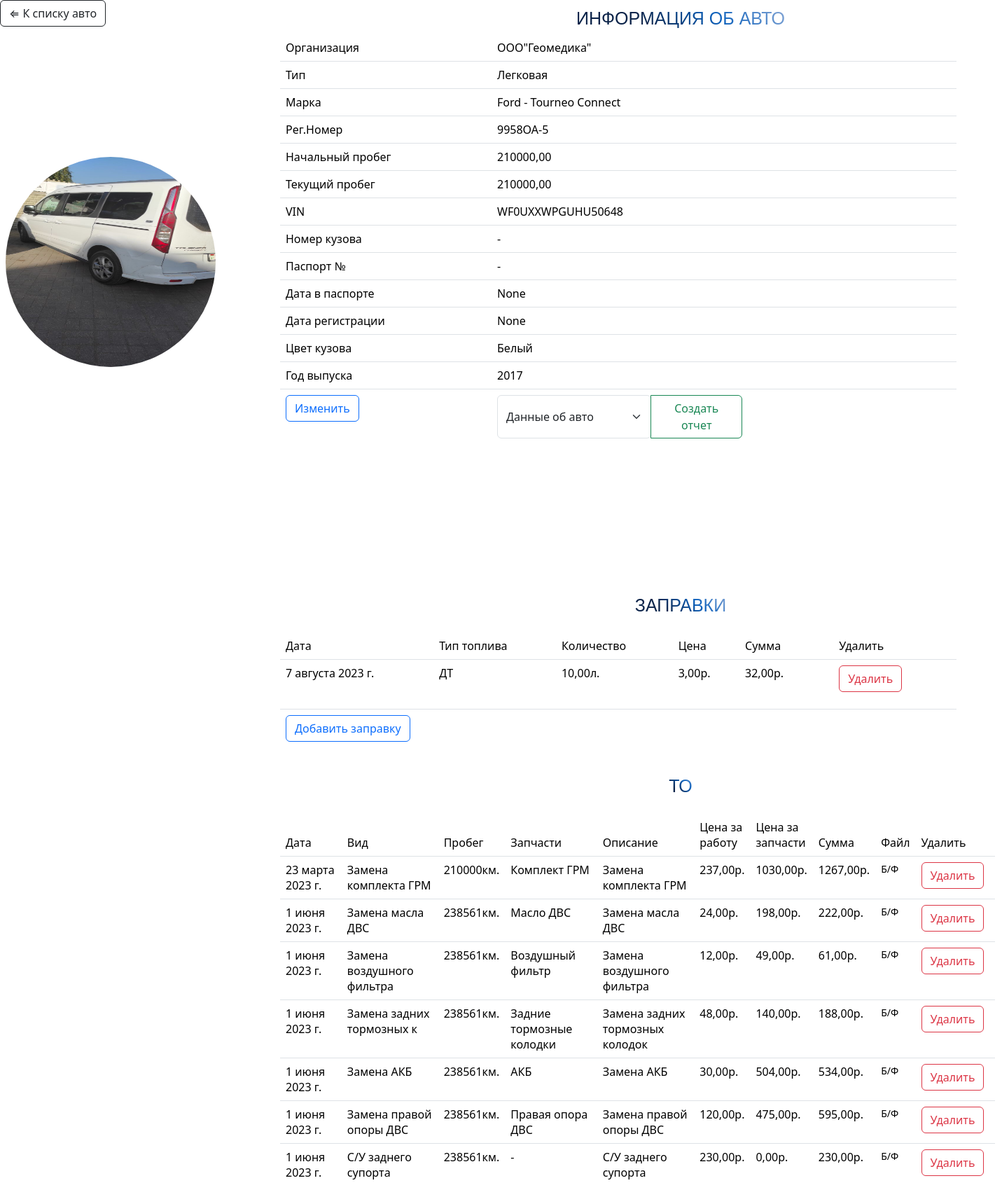
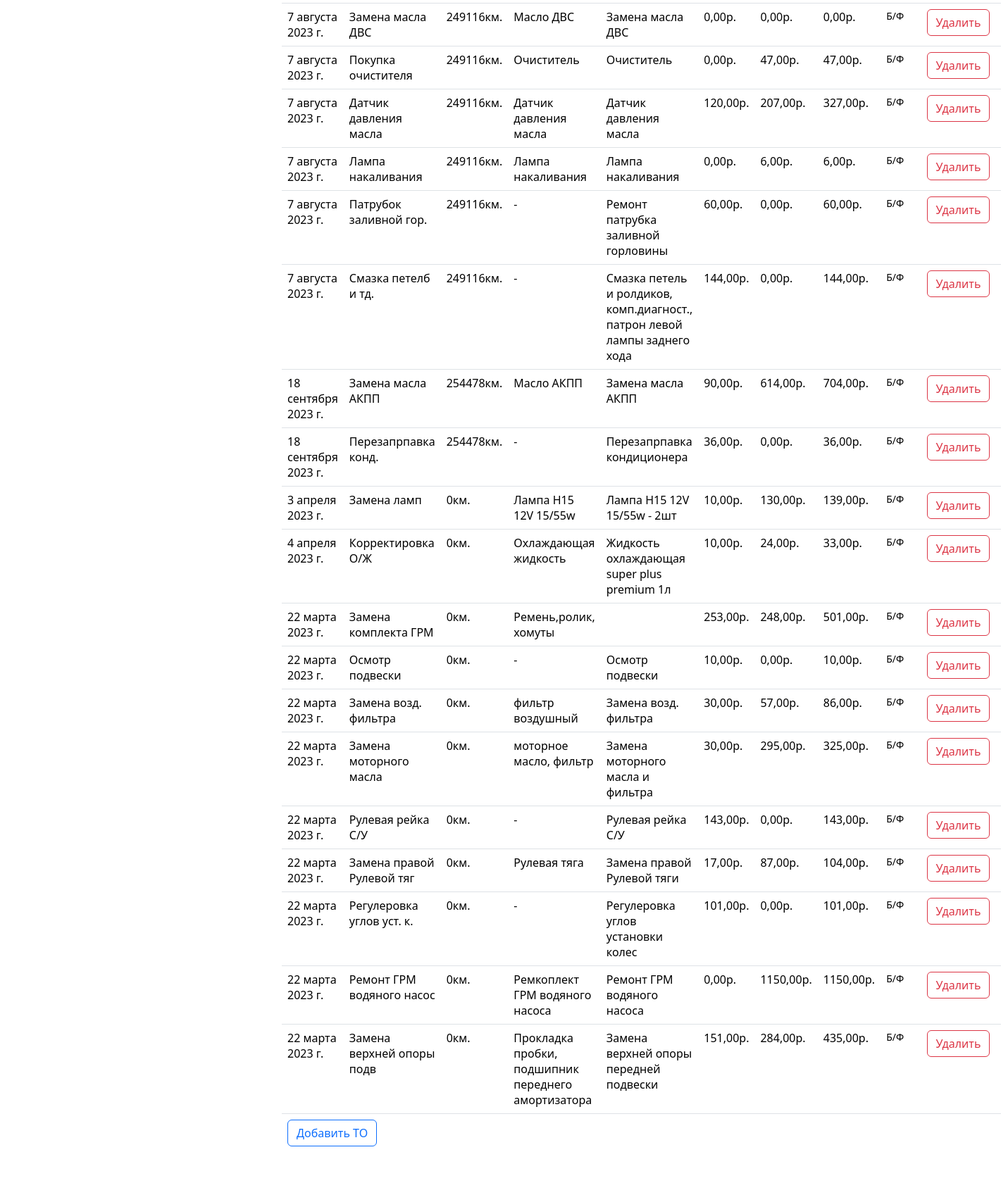
/car/1/, run on the app's committed database (2 pictures, top to bottom).
### Park/models.py (models this page shows, shortened)
class Car(models.Model):
    CLS = (
        ('Легковая', 'Легковая'),
        ('Грузовая', 'Грузовая'),
        ('Прицеп', 'Прицеп'),
    )
    id = models.IntegerField(editable=False, blank=False, null=False, primary_key=True, auto_created=True)
    photo = models.ImageField(blank=True, upload_to='media/car_photo')
    organization = models.ForeignKey(Organisation, blank=True, on_delete=models.CASCADE)
    type = models.CharField(choices=CLS, max_length=250, blank=True)
    mark = models.ForeignKey(CarMark, blank=True, on_delete=models.CASCADE)
    registration_number = models.CharField(max_length=8, blank=True)
    start_mileage = models.DecimalField(max_digits=15, decimal_places=2, blank=True)
    current_mileage = models.DecimalField(max_digits=15, decimal_places=2,null=True, blank=True)
    VIN = models.CharField(max_length=30, blank=True, null=True)
    board_number = models.CharField(max_length=30, blank=True, null=True)
    passport_number = models.CharField(max_length=30, blank=True, null=True)
    pasport_date = models.DateField(blank=True, null=True)
    registration_date = models.DateField(blank=True, null=True)
    board_color = models.CharField(max_length=15, blank=True)
    year = models.IntegerField(blank=True, null=True)

class Organisation(models.Model):
    FORMS = (
        ('ООО', 'ООО'),
        ('ОAО', 'ОAО'),
        ('ИП', 'ИП'),
        ('ЧП', 'ЧП'),
        ('АКБ', 'АКБ'),
        ('ЗАО', 'ЗАО'),
        ('НПО', 'НПО'),
        ('НПП', 'НПП'),
        ('ТОО', 'ТОО'),
        ('ГУП', 'ГУП'),
    )
    ACTIVE = (
        ('Да', 'Да'),
        ('Нет', 'Нет'),
    )
    name = models.CharField(max_length=250)
    form = models.CharField(choices=FORMS, max_length=250, blank=True)
    active = models.CharField(choices=ACTIVE, max_length=250, blank=True)
    def __str__(self):
        return self.form + '"' + self.name + '"'

class CarMark(models.Model):
    name = models.CharField(max_length=250, blank=True)
    model = models.CharField(max_length=250, blank=True)
    def __str__(self):
        return self.name + ' - ' + str(self.model)

class Gas(models.Model):
    GAS = (
        ('АИ-80','АИ-80'),
        ('АИ-92', 'АИ-92'),
        ('АИ-95', 'АИ-95'),
        ('АИ-95+', 'АИ-95+'),
        ('АИ-98', 'АИ-98'),
        ('АИ-100', 'АИ-100'),
        ('ДТ', 'ДТ'),
    )
    Car_g = models.ForeignKey(Car, blank=True, on_delete=models.CASCADE)
    date_g = models.DateField(blank=True)
    gas_type = models.CharField(choices=GAS,max_length=25, blank=True)
    RBF = models.DecimalField(max_digits=5, decimal_places=2, blank=True)
    ammount = models.DecimalField(max_digits=5, decimal_places=2, blank=True)
    price = models.DecimalField(max_digits=5, decimal_places=2, blank=True)
    summ_g = models.DecimalField(editable=False, max_digits=5, decimal_places=2, blank=True)

class Maintenance(models.Model):
    Car_m = models.ForeignKey(Car, blank=True, on_delete=models.CASCADE)
    date_m = models.DateField(blank=True)
    type_m = models.CharField(max_length=50, blank=True)
    millage = models.IntegerField(blank=True)
    spare_parts = models.CharField(max_length=250, blank=True)
    description = models.CharField(max_length=1500, blank=True)
    price_of_work = models.DecimalField(max_digits=10, decimal_places=2, blank=True)
    price_of_spare_parts = models.DecimalField(max_digits=10, decimal_places=2, blank=True)
    summ = models.DecimalField(editable=False,max_digits=10, decimal_places=2, blank=True)
    file = models.FileField(upload_to='media/files', blank=True, null=True)

### Park/views.py (the view)
# urls.py: path('car/<int:pk>/', CarDetailView.as_view(), name='car_info'),
class CarDetailView(DetailView):
    model = Car
    template_name = 'car_info.html'
    context_object_name = 'car_inf'
    def get_context_data(self, **kwargs):
        context = super().get_context_data(**kwargs)
        context["gas"] = Gas.objects.filter(Car_g=self.object.id)
        context['maintance'] = Maintenance.objects.filter(Car_m=self.object.id)
        return context

### templates/car_info.html (shortened to what this page needs)
{% load static %}
{% load bootstrap5 %}
{% bootstrap_css %}
<!DOCTYPE html>
<html lang="en">
<head>
</head>
<body style="width: 45%; max-width: 1920px; position: relative">
<form action="{% url 'listofcars' %}">
    <div style=" bottom: 55px;">
        <button type="submit" class="btn btn-outline-dark">⇐ К списку авто</button>
    </div>
</form>
<div>
    <p style="bottom: 50px;left: 650px; position: relative" class="gradient-text">Информация об авто</p>
    <table style=" border-color: transparent; width: 100px" class="table">
        <tbody>
            <tr>
                {% if car_inf.photo.url != '' %}
                    <td onclick="window.location.href='{{ car_inf.photo.url }}'; return false" style="position: relative;  top:100px"><img style="border-radius: 200px;position: relative;margin: 0; padding: 0" width="300" height="300" src="{{ car_inf.photo.url }}" alt=""></td>
                {% else %}
                    <td onclick="window.location.href='{% static '../media/car_photo/nofoto.jpg' %}'; return false" style="position: relative;  top:100px"><img style="border-radius: 200px;position: relative;margin: 0; padding: 0" width="300" height="300" src="/media/car_photo/nofoto.jpg" alt=""></td>
                {% endif %}
            </tr>
        </tbody>
    </table>
</div>
<table style="width: 150%;position: relative; bottom: 400px; left: 400px" class="table">
    <tbody>
        <tr>
            <td>Организация</td>
            <td>{{ car_inf.organization }}</td>
        </tr>
        <tr>
            <td>Тип</td>
            <td>{{ car_inf.type }}</td>
        </tr>
        <tr>
            <td>Марка</td>
            <td>{{ car_inf.mark }}</td>
        </tr>
        <tr>
            <td>Рег.Номер</td>
            <td>{{ car_inf.registration_number }}</td>
        </tr>
        <tr>
            <td>Начальный пробег</td>
            <td>{{ car_inf.start_mileage }}</td>
        </tr>
        <tr>
            <td>Текущий пробег</td>
            <td>{{ car_inf.current_mileage }}</td>
        </tr>
        <tr>
            <td>VIN</td>
            <td>{{ car_inf.VIN }}</td>
        </tr>
        <tr>
            <td>Номер кузова</td>
            <td>{{ car_inf.board_number }}</td>
        </tr>
        <tr>
            <td>Паспорт №</td>
            <td>{{ car_inf.passport_number }}</td>
        </tr>
        <tr>
            <td>Дата в паспорте</td>
            <td>{{ car_inf.pasport_date }}</td>
        </tr>
        <tr>
            <td>Дата регистрации</td>
            <td>{{ car_inf.registration_date }}</td>
        </tr>
        <tr>
            <td>Цвет кузова</td>
            <td>{{ car_inf.board_color }}</td>
        </tr>
        <tr>
            <td>Год выпуска</td>
            <td>{{ car_inf.year }}</td>
        </tr>
        <tr style="border-color: transparent">
                <td>
                    <form action="{% url 'car_update' car_inf.id %}">
                        <button type="submit" class="btn btn-outline-primary me-2">Изменить</button>
                    </form>
                </td>
                <td colspan="2">
                    <form action="{% url 'export' car_inf.id %}" method="post" enctype="multipart/form-data">
                        <div class="btn-group" style="width: 350px">
                            <select style="" class="form-select" aria-label="Выберите цель отчета" name="select_value" id="type">
                                <option value="Car">Данные об авто</option>
                            </select>
                            <button style="width: 60%;" type="submit" class="btn btn-outline-success">Создать отчет</button>
                        </div>
                    </form>
                </td>
        </tr>
    </tbody>
</table>
<p style=" left: 650px; position: relative; bottom: 225px" class="gradient-text">Заправки</p>
{% include 'Gas_table.html' %}
<p style="left: 650px;position: relative; bottom: 225px" class="gradient-text">ТО</p>
{% include 'Maintenance_tabel.html' %}
</body>
</html>

### templates/Gas_table.html (shortened to what this page needs)
{% load static %}
<div style=" position: relative; top: 25px;">
        <table style="width: 150%;position: relative; bottom: 250px; left: 400px" class="table">
            <thead>
                <tr>
			        <td>Дата</td>
                    <td>Тип топлива</td>
                    <td>Количество</td>
                    <td>Цена</td>
                    <td>Сумма</td>
                    <td></td>
                    <td>Удалить</td>
                 </tr>
            </thead>
            <tbody>
            {% for gas_info in gas %}
                <tr>
                    <td>{{ gas_info.date_g }}</td>
                    <td>{{ gas_info.gas_type }}</td>
                    <td>{{ gas_info.ammount }}л.</td>
                    <td>{{ gas_info.price }}р.</td>
                    <td>{{gas_info.summ_g}}р.</td>
                    <td></td>
                    <td>
                        <form action="{% url 'delete_gas' gas_info.id %}" method="post">
                            <button type="submit" class="btn btn-outline-danger me-2"> Удалить</button>
                        </form>
                    </td>
		        </tr>
            {% endfor %}
                <tr style="border-bottom: transparent">
                    <td colspan="5">
                        <form action="{% url 'add_gas'%}">
                            <button type="submit" class="btn btn-outline-primary me-2">Добавить заправку</button>
                        </form>
                    </td>
                </tr>
            </tbody>
        </table>
</div>

### templates/Maintenance_tabel.html (shortened to what this page needs)
{% load static %}
<div style="position: relative; top: 25px">
        <table  style="width: 150%;position: relative; bottom: 250px; left: 400px" class="table">
	            <thead>
                <tr>
                    <td>Дата</td>
                    <td>Вид</td>
                    <td>Пробег</td>
                    <td>Запчасти</td>
                    <td>Описание</td>
                    <td>Цена за работу</td>
                    <td>Цена за запчасти</td>
                    <td>Сумма</td>
                    <td>Файл</td>
                    <td>Удалить</td>
                </tr>
                </thead>
                <tbody>
                {% for item in maintance %}
                <tr data-id="{{ item.id }}" class="companydelete">
                    <td class="non-click">{{ item.date_m }}</td>
                    <td class="non-click">{{ item.type_m }}</td>
                    <td class="non-click">{{ item.millage }}км.</td>
                    <td class="non-click">{{ item.spare_parts }}</td>
                    <td class="non-click">{{ item.description }}</td>
                    <td class="non-click">{{ item.price_of_work }}р.</td>
                    <td class="non-click">{{ item.price_of_spare_parts }}р.</td>
                    <td class="non-click">{{ item.summ }}р.</td>
                    {% if item.file.url != '' %}
                        <td class="non-click"><a href="{{ item.file.url }}">Файл</a></td>
                    {% else %}
                        <td class="non-click">
                            <p  style="font-size: 14px;"> Б/Ф</p>
                        </td>
                    {% endif %}
                    <td>
                        <button class="btn btn-outline-danger me-2" type="submit">Удалить</button>
                    </td>
                </tr>
                {% endfor %}
                <tr style="border-bottom: transparent">
                    <td colspan="5">
                        <form action="{% url 'add_m' %}">
                            <button type="submit" class="btn btn-outline-primary me-2">Добавить ТО</button>
                        </form>
                    </td>
                </tr>
            </tbody>
        </table>
    </div>

### templates/car_info.html (style rules this page uses)
tr { width: 80%; max-width: 1920px; }

### templates/Gas_table.html (style rules this page uses)
.gradient-text { font-family: 'Rubik One', sans-serif; font-size: 25px; text-transform: uppercase; background: linear-gradient(45deg, #0B2349 33%, #0D61BC 66%, #8AA9D6); -webkit-background-clip: text; -webkit-text-fill-color: transparent; color: #0B2349; display: table; margin: 20px auto; text-align: center; }

### data on the page
Car: photo (picture), organization "ООО\"Геомедика\"", type "Легковая", mark "Ford - Tourneo Connect", registration_number "9958OA-5", start_mileage "210000,00", current_mileage "210000,00", VIN "WF0UXXWPGUHU50648", board_number "-", passport_number "-", pasport_date "None", registration_date "None", board_color "Белый", year "2017"
Gas: date_g "7 августа 2023 г.", gas_type "ДТ", ammount "10,00", price "3,00", summ_g "32,00"
Maintenance: date_m "23 марта 2023 г.", type_m "Замена комплекта ГРМ", millage "210000", spare_parts "Комплект ГРМ", description "Замена комплекта ГРМ", price_of_work "237,00", price_of_spare_parts "1030,00", summ "1267,00", file "Б/Ф"
Maintenance: date_m "1 июня 2023 г.", type_m "Замена масла ДВС", millage "238561", spare_parts "Масло ДВС", description "Замена масла ДВС", price_of_work "24,00", price_of_spare_parts "198,00", summ "222,00", file "Б/Ф"
Maintenance: date_m "1 июня 2023 г.", type_m "Замена воздушного фильтра", millage "238561", spare_parts "Воздушный фильтр", description "Замена воздушного фильтра", price_of_work "12,00", price_of_spare_parts "49,00", summ "61,00", file "Б/Ф"
Maintenance: date_m "1 июня 2023 г.", type_m "Замена задних тормозных к", millage "238561", spare_parts "Задние тормозные колодки", description "Замена задних тормозных колодок", price_of_work "48,00", price_of_spare_parts "140,00", summ "188,00", file "Б/Ф"
Maintenance: date_m "1 июня 2023 г.", type_m "Замена АКБ", millage "238561", spare_parts "АКБ", description "Замена АКБ", price_of_work "30,00", price_of_spare_parts "504,00", summ "534,00", file "Б/Ф"
Maintenance: date_m "1 июня 2023 г.", type_m "Замена правой опоры ДВС", millage "238561", spare_parts "Правая опора ДВС", description "Замена правой опоры ДВС", price_of_work "120,00", price_of_spare_parts "475,00", summ "595,00", file "Б/Ф"
Maintenance: date_m "1 июня 2023 г.", type_m "С/У заднего супорта", millage "238561", spare_parts "-", description "С/У заднего супорта", price_of_work "230,00", price_of_spare_parts "0,00", summ "230,00", file "Б/Ф"
Maintenance: date_m "7 августа 2023 г.", type_m "Замена масла ДВС", millage "249116", spare_parts "Масло ДВС", description "Замена масла ДВС", price_of_work "0,00", price_of_spare_parts "0,00", summ "0,00", file "Б/Ф"
Maintenance: date_m "7 августа 2023 г.", type_m "Покупка очистителя", millage "249116", spare_parts "Очиститель", description "Очиститель", price_of_work "0,00", price_of_spare_parts "47,00", summ "47,00", file "Б/Ф"
Maintenance: date_m "7 августа 2023 г.", type_m "Датчик давления масла", millage "249116", spare_parts "Датчик давления масла", description "Датчик давления масла", price_of_work "120,00", price_of_spare_parts "207,00", summ "327,00", file "Б/Ф"
Maintenance: date_m "7 августа 2023 г.", type_m "Лампа накаливания", millage "249116", spare_parts "Лампа накаливания", description "Лампа накаливания", price_of_work "0,00", price_of_spare_parts "6,00", summ "6,00", file "Б/Ф"
Maintenance: date_m "7 августа 2023 г.", type_m "Патрубок заливной гор.", millage "249116", spare_parts "-", description "Ремонт патрубка заливной горловины", price_of_work "60,00", price_of_spare_parts "0,00", summ "60,00", file "Б/Ф"
Maintenance: date_m "7 августа 2023 г.", type_m "Смазка петелб и тд.", millage "249116", spare_parts "-", description "Смазка петель и ролдиков, комп.диагност., патрон левой лампы заднего хода", price_of_work "144,00", price_of_spare_parts "0,00", summ "144,00", file "Б/Ф"
Maintenance: date_m "18 сентября 2023 г.", type_m "Замена масла АКПП", millage "254478", spare_parts "Масло АКПП", description "Замена масла АКПП", price_of_work "90,00", price_of_spare_parts "614,00", summ "704,00", file "Б/Ф"
Maintenance: date_m "18 сентября 2023 г.", type_m "Перезапрпавка конд.", millage "254478", spare_parts "-", description "Перезапрпавка кондиционера", price_of_work "36,00", price_of_spare_parts "0,00", summ "36,00", file "Б/Ф"
Maintenance: date_m "3 апреля 2023 г.", type_m "Замена ламп", millage "0", spare_parts "Лампа H15 12V 15/55w", description "Лампа H15 12V 15/55w - 2шт", price_of_work "10,00", price_of_spare_parts "130,00", summ "139,00", file "Б/Ф"
Maintenance: date_m "4 апреля 2023 г.", type_m "Корректировка О/Ж", millage "0", spare_parts "Охлаждающая жидкость", description "Жидкость охлаждающая super plus premium 1л", price_of_work "10,00", price_of_spare_parts "24,00", summ "33,00", file "Б/Ф"
Maintenance: date_m "22 марта 2023 г.", type_m "Замена комплекта ГРМ", millage "0", spare_parts "Ремень,ролик, хомуты", price_of_work "253,00", price_of_spare_parts "248,00", summ "501,00", file "Б/Ф"
Maintenance: date_m "22 марта 2023 г.", type_m "Осмотр подвески", millage "0", spare_parts "-", description "Осмотр подвески", price_of_work "10,00", price_of_spare_parts "0,00", summ "10,00", file "Б/Ф"
Maintenance: date_m "22 марта 2023 г.", type_m "Замена возд. фильтра", millage "0", spare_parts "фильтр воздушный", description "Замена возд. фильтра", price_of_work "30,00", price_of_spare_parts "57,00", summ "86,00", file "Б/Ф"
Maintenance: date_m "22 марта 2023 г.", type_m "Замена моторного масла", millage "0", spare_parts "моторное масло, фильтр", description "Замена моторного масла и фильтра", price_of_work "30,00", price_of_spare_parts "295,00", summ "325,00", file "Б/Ф"
Maintenance: date_m "22 марта 2023 г.", type_m "Рулевая рейка С/У", millage "0", spare_parts "-", description "Рулевая рейка С/У", price_of_work "143,00", price_of_spare_parts "0,00", summ "143,00", file "Б/Ф"
Maintenance: date_m "22 марта 2023 г.", type_m "Замена правой Рулевой тяг", millage "0", spare_parts "Рулевая тяга", description "Замена правой Рулевой тяги", price_of_work "17,00", price_of_spare_parts "87,00", summ "104,00", file "Б/Ф"
Maintenance: date_m "22 марта 2023 г.", type_m "Регулеровка углов уст. к.", millage "0", spare_parts "-", description "Регулеровка углов установки колес", price_of_work "101,00", price_of_spare_parts "0,00", summ "101,00", file "Б/Ф"
Maintenance: date_m "22 марта 2023 г.", type_m "Ремонт ГРМ водяного насос", millage "0", spare_parts "Ремкоплект ГРМ водяного насоса", description "Ремонт ГРМ водяного насоса", price_of_work "0,00", price_of_spare_parts "1150,00", summ "1150,00", file "Б/Ф"
Maintenance: date_m "22 марта 2023 г.", type_m "Замена верхней опоры подв", millage "0", spare_parts "Прокладка пробки, подшипник переднего амортизатора", description "Замена верхней опоры передней подвески", price_of_work "151,00", price_of_spare_parts "284,00", summ "435,00", file "Б/Ф"
